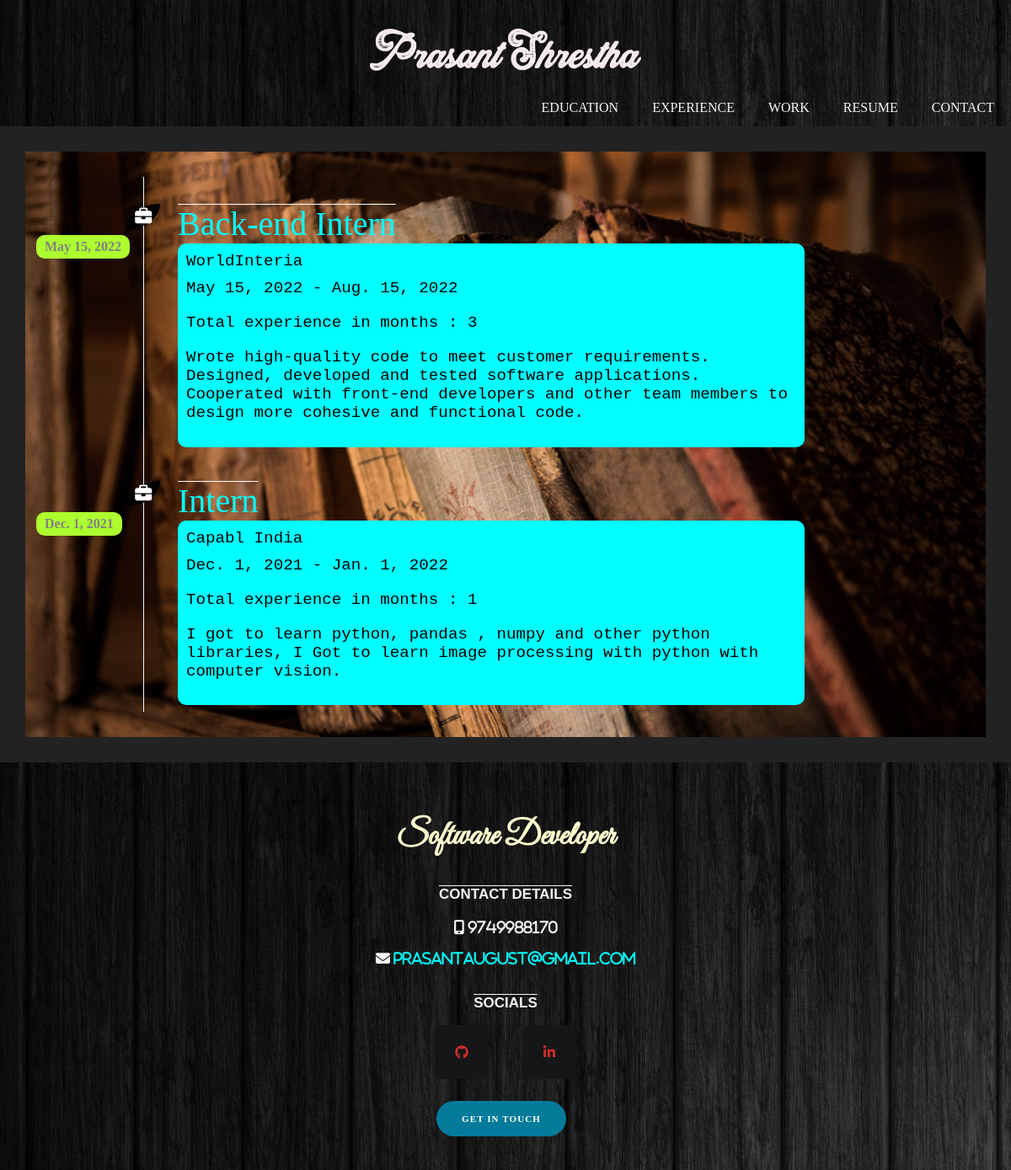
Screenshot of /experience with the database file from the repository.
### home/models.py (models this page shows, shortened)
class exp(models.Model):
    company = models.CharField(max_length=50)
    Title = models.CharField(max_length=60)
    start_date = models.DateField()
    still_working = models.BooleanField(default=False)
    end_date = models.DateField(blank=True)
    total_exp_in_months = models.IntegerField()
    desc = models.TextField()

### home/views.py (the view)
# urls.py: path('experience',views.experience),
def experience(request):
    experience = exp.objects.all()
    return render(request, 'exp.html', {"experience": experience})

### home/templates/exp.html (shortened to what this page needs)
{% load static %}
<link href="{% static 'exp.css' %}" rel="stylesheet">
<link href="{% static 'fontawesomefree/css/all.min.css' %}" rel="stylesheet" type="text/css">
{% include 'nav.html' %}
<div class="container">
    <div class="row">
        <div class="col-md-12 col-lg-8 offset-lg-2">
            {% for exp in experience %}
            <article class="exp-item">
                <i class="exp-icon fa fa-briefcase"></i>
                <h4 class="exp-date">{{ exp.start_date }}</h4>
                <div class="card">
                    <div class="card-body">
                        <div class="job_title">
                            {{ exp.Title}}
                        </div>
                        <div class="inner_cont">
                            <div class="inner">
                                {{ exp.company }}
                                <div class="date">
                                    {% if exp.end_date %}
                                    {{ exp.start_date }} - {{ exp.end_date }}
                                    {% else %}
                                    {{ exp.start_date }}
                                    {% endif %}
                                    <p class="experience"> Total experience in months : {{ exp.total_exp_in_months }}
                                    </p>
                                        <p class="desc"> {{ exp.desc }}</p>
                                </div>
                            </div>
                        </div>
            </article>
            {% endfor %}
        </div>
    </div>
</div>
{% include 'footer.html' %}

### home/templates/nav.html
{% load static %}
<link href="{% static 'nav.css' %}" rel="stylesheet">
<div class="topbar">
    <header>
        <li><a id="TOP_name" href="home"><img src="{%static 'prasant1.png' %}" height="50"></a></li>
    </header>
    <ul>
        <li><a id="right" href="contact">CONTACT</a></li>
        <li><a id="right" href="resume">RESUME</a></li>
        <li><a id="right" href="work">WORK</a></li>
        <li><a id="right" href="experience">EXPERIENCE</a></li>
        <li><a id="right" href="education">EDUCATION</a></li>
    </ul>
</div>

### home/templates/footer.html (shortened to what this page needs)
{% load static %}
<link href="{% static 'footer.css' %}" rel="stylesheet">
<link href="{% static 'fontawesomefree/css/all.min.css' %}" rel="stylesheet" type="text/css">
<footer>
  <div class=”footer-content”>
    <h2 class="a">Software Developer</h2>
    <p class="s"><span class="contact-head">CONTACT DETAILS</span><br><br> <i id="contact-icon"
        class="fa fa-mobile black" aria-hidden="true"> 9749988170</i> <br><br> <i class="fa fa-envelope"
        aria-hidden="true"><a class="envelope"
          href="https://mail.google.com/mail/?view=cm&fs=1&to=prasantaugust@gmail.com" target="_blank">
          prasantaugust@gmail.com</a></i></p>
    <br>
    <span class="s social-head">SOCIALS</span>
   <div class="main">
    <a href="https://github.com/prasantSHRESHTA" target="_blank" class="social-item">
      <div class="social-links">
        <i class="fab fa-github"></i>
      </div>
    </a>
    <a href="https://www.linkedin.com/in/prasant-kumar-pradhan-351316233/" target="_blank" class="social-item">
      <div class="social-links transition-all">
        <i class="fab fa-linkedin-in"></i>
      </div>
    </a>
   </div>
   <br>
    <a class="footer-call-to-action-button button" href="contact" target="_self"> Get in Touch </a>
  </div>
</footer>

### static/exp.css (style rules this page uses)
.container { padding: 30px; margin: 30px; background-image: url('/static/book.jpg'); background-color: grey; background-size: cover; background-repeat: no-repeat; }
@media (min-width: 768px) { .exp-item { border-left: 1px solid #f4f5f7; position: relative; padding: 32px 24px 8px 40px; margin-left: 110px; } }
.exp-item .exp-icon { position: absolute; left: -1.3rem; width: 40px; padding-top: 5px; padding-bottom: 5px; text-align: center; font-size: 20px; background-color: black; border-bottom-right-radius: 100%; border-top-left-radius: 100%; color: white; }
@media (min-width: 768px) { .exp-item .exp-date { position:absolute; top: 3rem; left: -8rem; text-align: center; background-color: greenyellow; border: solid none; border-radius: 10px; padding-left: 10px; padding-right: 10px; padding-top: 5px; padding-bottom: 5px; color: gray; } }
@media (min-width: 768px) { .inner_cont { position: relative; display: flex; width: fit-content; background-color: aqua; max-width: 80%; padding: 10px; border-radius: 10px; } }
@media (min-width: 768px) { .job_title { font-family: 'Brush Script MT'; font-size: 40px; text-decoration: overline white 1px; color: aqua; } }
@media (min-width: 768px) { .inner { font-size: larger; font-family: Courier; } }
@media (min-width: 768px) { .date { padding-top: 10px; } }
@media (min-width: 768px) { .desc { display: flex; width: 100%; } }

### static/nav.css (style rules this page uses)
.topbar { box-sizing: border-box; height: 150px; background-image: url("/static/wood.jpg"); flex: none; order: 0; align-self: stretch; flex-grow: 0; }
.topbar img { margin-top: 20px; }
.topbar li { list-style-type: none; }
.topbar ul { list-style-type: none; }
.topbar li #right { padding-top: 50px; float: right; }
.topbar li #TOP_name { font-size: larger; font-family: cursive; }
.topbar li a { display: block; color: whitesmoke; text-align: center; padding: 14px 20px; margin-bottom: -45; text-decoration: none; }

### static/footer.css (style rules this page uses)
footer { margin-top: 20px; margin-bottom: 0; background-image: url("/static/wood.jpg"); text-align: center; padding: 30px; }
.s { color: whitesmoke; font-size: 17px; text-align: center; font-weight: 600; font-family: 'Franklin Gothic Medium', 'Arial Narrow', Arial, sans-serif; }
.a { color: #FFFDD0; font-size: 40px; font-family: Great Vibes; }
.footer-call-to-action-button { background-color: #027b9a; border-radius: 21px; color: #fffff2; display: inline-block; font-size: 11px; font-weight: 900; letter-spacing: .1em; line-height: 18px; padding: 12px 30px; margin: 0 10px 10px 0; text-decoration: none; text-transform: uppercase; transition: background-color .2s; cursor: pointer; position: relative; }
.contact-head { color: whitesmoke; text-decoration: overline; }
.envelope { text-decoration: none; color: aqua; }
.social-head { color: whitesmoke; text-decoration: overline; }
.social-item { display: flex; flex-direction: column; text-transform: uppercase; text-decoration: none; }
.transition-all { transition-property: all; transition-timing-function: cubic-bezier(0.4, 0, 0.2, 1); transition-duration: 0.15s; }
.social-links { color: rgba(255, 51, 51, 0.8); background-color: #151617; border-radius: 0.5rem; display: flex; justify-content: center; align-items: center; width: 4rem; height: 4rem; }
.main { display: -ms-flexbox; display: flex; -ms-flex-wrap: wrap; flex-wrap: wrap; margin-right: -15px; margin-left: -15px; padding-top: 1rem; gap: 2.5rem; margin-bottom: 0.5rem; -ms-flex-pack: center; justify-content: center; align-items: center; }

### rows the page displays
exp: start_date "May 15, 2022", Title "Back-end Intern", company "WorldInteria", end_date "Aug. 15, 2022", total_exp_in_months "3", desc "Wrote high-quality code to meet customer requirements. Designed, developed and tested software applications. Cooperated with front-end developers and other team members to design more cohesive and functional code."
exp: start_date "Dec. 1, 2021", Title "Intern", company "Capabl India", end_date "Jan. 1, 2022", total_exp_in_months "1", desc "I got to learn python, pandas , numpy and other python libraries, I Got to learn image processing with python with computer vision."
